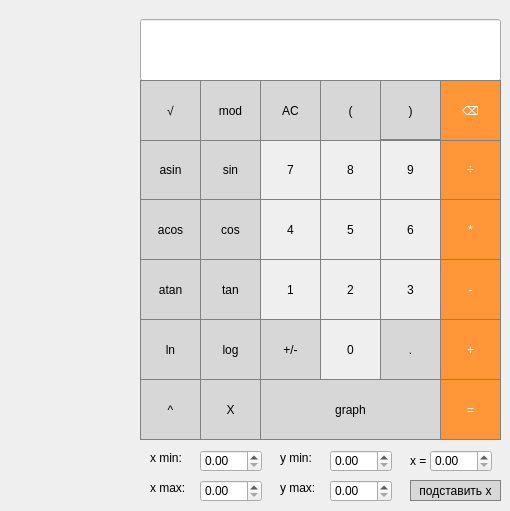
    <widget class="QWidget" name="tab">
     <attribute name="title">
      <string>Базовый</string>
     </attribute>
     <widget class="QPushButton" name="pushButton_atan">
      <property name="geometry">
       <rect>
        <x>140</x>
        <y>259</y>
        <width>61</width>
        <height>61</height>
       </rect>
      </property>
      <property name="styleSheet">
       <string notr="true">QPushButton {
  background-color: rgb(215, 215, 215);
  border: 1px solid gray;
  color: black
}
QPushButton:pressed {
    background-color: qlineargradient(x1: 0, y1: 0, x2: 0, y2: 1,
                                      stop: 0 #BEBEBE, stop: 1 #D7D7D7);
}</string>
      </property>
      <property name="text">
       <string>atan</string>
      </property>
     </widget>
     <widget class="QPushButton" name="pushButton_sum">
      <property name="geometry">
       <rect>
        <x>440</x>
        <y>319</y>
        <width>61</width>
        <height>61</height>
       </rect>
      </property>
      <property name="styleSheet">
       <string notr="true">QPushButton {
  background-color: rgb(255, 151, 57);
  color: white; 
  border: 1px solid gray;
}

QPushButton:pressed {
    background-color: qlineargradient(x1: 0, y1: 0, x2: 0, y2: 1,
                                      stop: 0 #FF7832, stop: 1 #FF9739);
}</string>
      </property>
      <property name="text">
       <string>+</string>
      </property>
     </widget>
     <widget class="QPushButton" name="pushButton_acos">
      <property name="geometry">
       <rect>
        <x>140</x>
        <y>199</y>
        <width>61</width>
        <height>61</height>
       </rect>
      </property>
      <property name="styleSheet">
       <string notr="true">QPushButton {
  background-color: rgb(215, 215, 215);
  border: 1px solid gray;
  color: black
}
QPushButton:pressed {
    background-color: qlineargradient(x1: 0, y1: 0, x2: 0, y2: 1,
                                      stop: 0 #BEBEBE, stop: 1 #D7D7D7);
}</string>
      </property>
      <property name="text">
       <string>acos</string>
      </property>
     </widget>
     <widget class="QPushButton" name="pushButton_cos">
      <property name="geometry">
       <rect>
        <x>200</x>
        <y>199</y>
        <width>61</width>
        <height>61</height>
       </rect>
      </property>
      <property name="styleSheet">
       <string notr="true">QPushButton {
  background-color: rgb(215, 215, 215);
  border: 1px solid gray;
  color: black
}
QPushButton:pressed {
    background-color: qlineargradient(x1: 0, y1: 0, x2: 0, y2: 1,
                                      stop: 0 #BEBEBE, stop: 1 #D7D7D7);
}</string>
      </property>
      <property name="text">
       <string>cos</string>
      </property>
     </widget>
     <widget class="QPushButton" name="pushButton_0">
      <property name="geometry">
       <rect>
        <x>320</x>
        <y>319</y>
        <width>61</width>
        <height>61</height>
       </rect>
      </property>
      <property name="styleSheet">
       <string notr="true">QPushButton {
   border: 1px solid gray;
   color: black
}
QPushButton:pressed {
    background-color: qlineargradient(x1: 0, y1: 0, x2: 0, y2: 1,
                                      stop: 0 #dadbde, stop: 1 #f6f7fa);
}</string>
      </property>
      <property name="text">
       <string>0</string>
      </property>
     </widget>
     <widget class="QPushButton" name="pushButton_1">
      <property name="geometry">
       <rect>
        <x>260</x>
        <y>259</y>
        <width>61</width>
        <height>61</height>
       </rect>
      </property>
      <property name="styleSheet">
       <string notr="true">QPushButton {
   border: 1px solid gray;
   color: black
}
QPushButton:pressed {
    background-color: qlineargradient(x1: 0, y1: 0, x2: 0, y2: 1,
                                      stop: 0 #dadbde, stop: 1 #f6f7fa);
}</string>
      </property>
      <property name="text">
       <string>1</string>
      </property>
     </widget>
     <widget class="QPushButton" name="pushButton_eq">
      <property name="geometry">
       <rect>
        <x>440</x>
        <y>379</y>
        <width>61</width>
        <height>61</height>
       </rect>
      </property>
      <property name="styleSheet">
       <string notr="true">QPushButton {
  background-color: rgb(255, 151, 57);
  color: white; 
  border: 1px solid gray;
}

QPushButton:pressed {
    background-color: qlineargradient(x1: 0, y1: 0, x2: 0, y2: 1,
                                      stop: 0 #FF7832, stop: 1 #FF9739);
}</string>
      </property>
      <property name="text">
       <string>=</string>
      </property>
     </widget>
     <widget class="QPushButton" name="pushButton_sin">
      <property name="geometry">
       <rect>
        <x>200</x>
        <y>139</y>
        <width>61</width>
        <height>61</height>
       </rect>
      </property>
      <property name="styleSheet">
       <string notr="true">QPushButton {
  background-color: rgb(215, 215, 215);
  border: 1px solid gray;
  color: black
}
QPushButton:pressed {
    background-color: qlineargradient(x1: 0, y1: 0, x2: 0, y2: 1,
                                      stop: 0 #BEBEBE, stop: 1 #D7D7D7);
}</string>
      </property>
      <property name="text">
       <string>sin</string>
      </property>
     </widget>
     <widget class="QPushButton" name="pushButton_4">
      <property name="geometry">
       <rect>
        <x>260</x>
        <y>199</y>
        <width>61</width>
        <height>61</height>
       </rect>
      </property>
      <property name="styleSheet">
       <string notr="true">QPushButton {
   border: 1px solid gray;
   color: black
}
QPushButton:pressed {
    background-color: qlineargradient(x1: 0, y1: 0, x2: 0, y2: 1,
                                      stop: 0 #dadbde, stop: 1 #f6f7fa);
}</string>
      </property>
      <property name="text">
       <string>4</string>
      </property>
     </widget>
     <widget class="QPushButton" name="pushButton_sub">
      <property name="geometry">
       <rect>
        <x>440</x>
        <y>259</y>
        <width>61</width>
        <height>61</height>
       </rect>
      </property>
      <property name="styleSheet">
       <string notr="true">QPushButton {
  background-color: rgb(255, 151, 57);
  color: white; 
  border: 1px solid gray;
}

QPushButton:pressed {
    background-color: qlineargradient(x1: 0, y1: 0, x2: 0, y2: 1,
                                      stop: 0 #FF7832, stop: 1 #FF9739);
}</string>
      </property>
      <property name="text">
       <string>-</string>
      </property>
     </widget>
     <widget class="QLineEdit" name="lineEdit">
      <property name="geometry">
       <rect>
        <x>140</x>
        <y>19</y>
        <width>361</width>
        <height>62</height>
       </rect>
      </property>
      <property name="font">
       <font>
        <pointsize>20</pointsize>
       </font>
      </property>
      <property name="styleSheet">
       <string notr="true">QLineEdit {
  qproperty-alignment: 'AlignVCenter | AlignRight';
  border: 1px solid gray;
  color: black
}

background-color : white;</string>
      </property>
     </widget>
     <widget class="QPushButton" name="pushButton_div">
      <property name="geometry">
       <rect>
        <x>440</x>
        <y>139</y>
        <width>61</width>
        <height>61</height>
       </rect>
      </property>
      <property name="styleSheet">
       <string notr="true">QPushButton {
  background-color: rgb(255, 151, 57);
  color: white; 
  border: 1px solid gray;
}

QPushButton:pressed {
    background-color: qlineargradient(x1: 0, y1: 0, x2: 0, y2: 1,
                                      stop: 0 #FF7832, stop: 1 #FF9739);
}</string>
      </property>
      <property name="text">
       <string>÷</string>
      </property>
     </widget>
     <widget class="QPushButton" name="pushButton_x">
      <property name="geometry">
       <rect>
        <x>200</x>
        <y>379</y>
        <width>61</width>
        <height>61</height>
       </rect>
      </property>
      <property name="styleSheet">
       <string notr="true">QPushButton {
  background-color: rgb(215, 215, 215);
  border: 1px solid gray;
  color: black
}
QPushButton:pressed {
    background-color: qlineargradient(x1: 0, y1: 0, x2: 0, y2: 1,
                                      stop: 0 #BEBEBE, stop: 1 #D7D7D7);
}</string>
      </property>
      <property name="text">
       <string>X</string>
      </property>
     </widget>
     <widget class="QPushButton" name="pushButton_5">
      <property name="geometry">
       <rect>
        <x>320</x>
        <y>199</y>
        <width>61</width>
        <height>61</height>
       </rect>
      </property>
      <property name="styleSheet">
       <string notr="true">QPushButton {
   border: 1px solid gray;
   color: black
}
QPushButton:pressed {
    background-color: qlineargradient(x1: 0, y1: 0, x2: 0, y2: 1,
                                      stop: 0 #dadbde, stop: 1 #f6f7fa);
}</string>
      </property>
      <property name="text">
       <string>5</string>
      </property>
     </widget>
     <widget class="QPushButton" name="pushButton_detete">
      <property name="geometry">
       <rect>
        <x>440</x>
        <y>80</y>
        <width>61</width>
        <height>61</height>
       </rect>
      </property>
      <property name="styleSheet">
       <string notr="true">QPushButton {
  background-color: rgb(255, 151, 57);
  color: white; 
  border: 1px solid gray;
}

QPushButton:pressed {
    background-color: qlineargradient(x1: 0, y1: 0, x2: 0, y2: 1,
                                      stop: 0 #FF7832, stop: 1 #FF9739);
}</string>
      </property>
      <property name="text">
       <string>⌫</string>
      </property>
     </widget>
     <widget class="QPushButton" name="pushButton_7">
      <property name="geometry">
       <rect>
        <x>260</x>
        <y>139</y>
        <width>61</width>
        <height>61</height>
       </rect>
      </property>
      <property name="styleSheet">
       <string notr="true">QPushButton {
   border: 1px solid gray;
   color: black
}
QPushButton:pressed {
    background-color: qlineargradient(x1: 0, y1: 0, x2: 0, y2: 1,
                                      stop: 0 #dadbde, stop: 1 #f6f7fa);
}</string>
      </property>
      <property name="text">
       <string>7</string>
      </property>
     </widget>
     <widget class="QPushButton" name="pushButton_log">
      <property name="geometry">
       <rect>
        <x>200</x>
        <y>319</y>
        <width>61</width>
        <height>61</height>
       </rect>
      </property>
      <property name="styleSheet">
       <string notr="true">QPushButton {
  background-color: rgb(215, 215, 215);
  border: 1px solid gray;
  color: black
}
QPushButton:pressed {
    background-color: qlineargradient(x1: 0, y1: 0, x2: 0, y2: 1,
                                      stop: 0 #BEBEBE, stop: 1 #D7D7D7);
}</string>
      </property>
      <property name="text">
       <string>log</string>
      </property>
     </widget>
     <widget class="QPushButton" name="pushButton_3">
      <property name="geometry">
       <rect>
        <x>380</x>
        <y>259</y>
        <width>61</width>
        <height>61</height>
       </rect>
      </property>
      <property name="styleSheet">
       <string notr="true">QPushButton {
   border: 1px solid gray;
   color: black
}
QPushButton:pressed {
    background-color: qlineargradient(x1: 0, y1: 0, x2: 0, y2: 1,
                                      stop: 0 #dadbde, stop: 1 #f6f7fa);
}</string>
      </property>
      <property name="text">
       <string>3</string>
      </property>
     </widget>
     <widget class="QPushButton" name="pushButton_8">
      <property name="geometry">
       <rect>
        <x>320</x>
        <y>139</y>
        <width>61</width>
        <height>61</height>
       </rect>
      </property>
      <property name="styleSheet">
       <string notr="true">QPushButton {
   border: 1px solid gray;
   color: black
}
QPushButton:pressed {
    background-color: qlineargradient(x1: 0, y1: 0, x2: 0, y2: 1,
                                      stop: 0 #dadbde, stop: 1 #f6f7fa);
}</string>
      </property>
      <property name="text">
       <string>8</string>
      </property>
     </widget>
     <widget class="QPushButton" name="pushButton_mod">
      <property name="geometry">
       <rect>
        <x>200</x>
        <y>80</y>
        <width>61</width>
        <height>61</height>
       </rect>
      </property>
      <property name="styleSheet">
       <string notr="true">QPushButton {
  background-color: rgb(215, 215, 215);
  border: 1px solid gray;
  color: black
}
QPushButton:pressed {
    background-color: qlineargradient(x1: 0, y1: 0, x2: 0, y2: 1,
                                      stop: 0 #BEBEBE, stop: 1 #D7D7D7);
}</string>
      </property>
      <property name="text">
       <string>mod</string>
      </property>
     </widget>
     <widget class="QPushButton" name="pushButton_un">
      <property name="geometry">
       <rect>
        <x>260</x>
        <y>319</y>
        <width>61</width>
        <height>61</height>
       </rect>
      </property>
      <property name="styleSheet">
       <string notr="true">QPushButton {
  background-color: rgb(215, 215, 215);
  border: 1px solid gray;
  color: black
}
QPushButton:pressed {
    background-color: qlineargradient(x1: 0, y1: 0, x2: 0, y2: 1,
                                      stop: 0 #BEBEBE, stop: 1 #D7D7D7);
}</string>
      </property>
      <property name="text">
       <string>+/-</string>
      </property>
     </widget>
     <widget class="QPushButton" name="pushButton_asin">
      <property name="geometry">
       <rect>
        <x>140</x>
        <y>139</y>
        <width>61</width>
        <height>61</height>
       </rect>
      </property>
      <property name="styleSheet">
       <string notr="true">QPushButton {
  background-color: rgb(215, 215, 215);
  border: 1px solid gray;
  color: black
}
QPushButton:pressed {
    background-color: qlineargradient(x1: 0, y1: 0, x2: 0, y2: 1,
                                      stop: 0 #BEBEBE, stop: 1 #D7D7D7);
}</string>
      </property>
      <property name="text">
       <string>asin</string>
      </property>
     </widget>
     <widget class="QPushButton" name="pushButton_tan">
      <property name="geometry">
       <rect>
        <x>200</x>
        <y>259</y>
        <width>61</width>
        <height>61</height>
       </rect>
      </property>
      <property name="styleSheet">
       <string notr="true">QPushButton {
  background-color: rgb(215, 215, 215);
  border: 1px solid gray;
  color: black
}
QPushButton:pressed {
    background-color: qlineargradient(x1: 0, y1: 0, x2: 0, y2: 1,
                                      stop: 0 #BEBEBE, stop: 1 #D7D7D7);
}</string>
      </property>
      <property name="text">
       <string>tan</string>
      </property>
     </widget>
     <widget class="QPushButton" name="pushButton_mult">
      <property name="geometry">
       <rect>
        <x>440</x>
        <y>199</y>
        <width>61</width>
        <height>61</height>
       </rect>
      </property>
      <property name="styleSheet">
       <string notr="true">QPushButton {
  background-color: rgb(255, 151, 57);
  color: white; 
  border: 1px solid gray;
}

QPushButton:pressed {
    background-color: qlineargradient(x1: 0, y1: 0, x2: 0, y2: 1,
                                      stop: 0 #FF7832, stop: 1 #FF9739);
}</string>
      </property>
      <property name="text">
       <string>*</string>
      </property>
     </widget>
     <widget class="QPushButton" name="pushButton_braceC">
      <property name="geometry">
       <rect>
        <x>380</x>
        <y>80</y>
        <width>61</width>
        <height>61</height>
       </rect>
      </property>
      <property name="styleSheet">
       <string notr="true">QPushButton {
  background-color: rgb(215, 215, 215);
  border: 1px solid gray;
  color: black
}
QPushButton:pressed {
    background-color: qlineargradient(x1: 0, y1: 0, x2: 0, y2: 1,
                                      stop: 0 #BEBEBE, stop: 1 #D7D7D7);
}</string>
      </property>
      <property name="text">
       <string>)</string>
      </property>
     </widget>
     <widget class="QPushButton" name="pushButton_sqrt">
      <property name="geometry">
       <rect>
        <x>140</x>
        <y>80</y>
        <width>61</width>
        <height>61</height>
       </rect>
      </property>
      <property name="styleSheet">
       <string notr="true">QPushButton {
  background-color: rgb(215, 215, 215);
  border: 1px solid gray;
  color: black
}
QPushButton:pressed {
    background-color: qlineargradient(x1: 0, y1: 0, x2: 0, y2: 1,
                                      stop: 0 #BEBEBE, stop: 1 #D7D7D7);
}</string>
      </property>
      <property name="text">
       <string>√</string>
      </property>
     </widget>
     <widget class="QPushButton" name="pushButtonAC">
      <property name="geometry">
       <rect>
        <x>260</x>
        <y>80</y>
        <width>61</width>
        <height>61</height>
       </rect>
      </property>
      <property name="styleSheet">
       <string notr="true">QPushButton {
  background-color: rgb(215, 215, 215);
  border: 1px solid gray;
  color: black
}
QPushButton:pressed {
    background-color: qlineargradient(x1: 0, y1: 0, x2: 0, y2: 1,
                                      stop: 0 #BEBEBE, stop: 1 #D7D7D7);
}</string>
      </property>
      <property name="text">
       <string>AC</string>
      </property>
     </widget>
     <widget class="QPushButton" name="pushButton_ln">
      <property name="geometry">
       <rect>
        <x>140</x>
        <y>319</y>
        <width>61</width>
        <height>61</height>
       </rect>
      </property>
      <property name="styleSheet">
       <string notr="true">QPushButton {
  background-color: rgb(215, 215, 215);
  border: 1px solid gray;
  color: black
}
QPushButton:pressed {
    background-color: qlineargradient(x1: 0, y1: 0, x2: 0, y2: 1,
                                      stop: 0 #BEBEBE, stop: 1 #D7D7D7);
}</string>
      </property>
      <property name="text">
       <string>ln</string>
      </property>
     </widget>
     <widget class="QPushButton" name="pushButton_braceO">
      <property name="geometry">
       <rect>
        <x>320</x>
        <y>80</y>
        <width>61</width>
        <height>61</height>
       </rect>
      </property>
      <property name="styleSheet">
       <string notr="true">QPushButton {
  background-color: rgb(215, 215, 215);
  border: 1px solid gray;
  color: black
}
QPushButton:pressed {
    background-color: qlineargradient(x1: 0, y1: 0, x2: 0, y2: 1,
                                      stop: 0 #BEBEBE, stop: 1 #D7D7D7);
}</string>
      </property>
      <property name="text">
       <string>(</string>
      </property>
     </widget>
     <widget class="QPushButton" name="pushButton_2">
      <property name="geometry">
       <rect>
        <x>320</x>
        <y>259</y>
        <width>61</width>
        <height>61</height>
       </rect>
      </property>
      <property name="styleSheet">
       <string notr="true">QPushButton {
   border: 1px solid gray;
   color: black
}
QPushButton:pressed {
    background-color: qlineargradient(x1: 0, y1: 0, x2: 0, y2: 1,
                                      stop: 0 #dadbde, stop: 1 #f6f7fa);
}</string>
      </property>
      <property name="text">
       <string>2</string>
      </property>
     </widget>
     <widget class="QPushButton" name="pushButton_9">
      <property name="geometry">
       <rect>
        <x>380</x>
        <y>139</y>
        <width>61</width>
        <height>61</height>
       </rect>
      </property>
      <property name="styleSheet">
       <string notr="true">QPushButton {
   border: 1px solid gray;
   color: black
}
QPushButton:pressed {
    background-color: qlineargradient(x1: 0, y1: 0, x2: 0, y2: 1,
                                      stop: 0 #dadbde, stop: 1 #f6f7fa);
}</string>
      </property>
      <property name="text">
       <string>9</string>
      </property>
     </widget>
     <widget class="QPushButton" name="pushButton_dot">
      <property name="geometry">
       <rect>
        <x>380</x>
        <y>319</y>
        <width>61</width>
        <height>61</height>
       </rect>
      </property>
      <property name="styleSheet">
       <string notr="true">QPushButton {
  background-color: rgb(215, 215, 215);
  border: 1px solid gray;
  color: black
}
QPushButton:pressed {
    background-color: qlineargradient(x1: 0, y1: 0, x2: 0, y2: 1,
                                      stop: 0 #BEBEBE, stop: 1 #D7D7D7);
}</string>
      </property>
      <property name="text">
       <string>.</string>
      </property>
     </widget>
     <widget class="QPushButton" name="pushButton_pow">
      <property name="geometry">
       <rect>
        <x>140</x>
        <y>379</y>
        <width>61</width>
        <height>61</height>
       </rect>
      </property>
      <property name="styleSheet">
       <string notr="true">QPushButton {
  background-color: rgb(215, 215, 215);
  border: 1px solid gray;
  color: black
}
QPushButton:pressed {
    background-color: qlineargradient(x1: 0, y1: 0, x2: 0, y2: 1,
                                      stop: 0 #BEBEBE, stop: 1 #D7D7D7);
}</string>
      </property>
      <property name="text">
       <string>^</string>
      </property>
     </widget>
     <widget class="QPushButton" name="pushButton_graph">
      <property name="geometry">
       <rect>
        <x>260</x>
        <y>379</y>
        <width>181</width>
        <height>61</height>
       </rect>
      </property>
      <property name="styleSheet">
       <string notr="true">QPushButton {
  background-color: rgb(215, 215, 215);
  border: 1px solid gray;
  color: black
}
QPushButton:pressed {
    background-color: qlineargradient(x1: 0, y1: 0, x2: 0, y2: 1,
                                      stop: 0 #BEBEBE, stop: 1 #D7D7D7);
}</string>
      </property>
      <property name="text">
       <string>graph</string>
      </property>
     </widget>
     <widget class="QPushButton" name="pushButton_6">
      <property name="geometry">
       <rect>
        <x>380</x>
        <y>199</y>
        <width>61</width>
        <height>61</height>
       </rect>
      </property>
      <property name="styleSheet">
       <string notr="true">QPushButton {
   border: 1px solid gray;
   color: black
}
QPushButton:pressed {
    background-color: qlineargradient(x1: 0, y1: 0, x2: 0, y2: 1,
                                      stop: 0 #dadbde, stop: 1 #f6f7fa);
}</string>
      </property>
      <property name="text">
       <string>6</string>
      </property>
     </widget>
     <widget class="QDoubleSpinBox" name="doubleSpinBox_xmin">
      <property name="geometry">
       <rect>
        <x>200</x>
        <y>450</y>
        <width>62</width>
        <height>22</height>
       </rect>
      </property>
      <property name="styleSheet">
       <string notr="true">QDoubleSpinBox {color: black;}</string>
      </property>
     </widget>
     <widget class="QDoubleSpinBox" name="doubleSpinBox_xmax">
      <property name="geometry">
       <rect>
        <x>200</x>
        <y>480</y>
        <width>62</width>
        <height>22</height>
       </rect>
      </property>
      <property name="styleSheet">
       <string notr="true">QDoubleSpinBox {color: black;}</string>
      </property>
     </widget>
     <widget class="QDoubleSpinBox" name="doubleSpinBox_ymin">
      <property name="geometry">
       <rect>
        <x>330</x>
        <y>450</y>
        <width>62</width>
        <height>22</height>
       </rect>
      </property>
      <property name="styleSheet">
       <string notr="true">QDoubleSpinBox {color: black;}</string>
      </property>
     </widget>
     <widget class="QDoubleSpinBox" name="doubleSpinBox_ymax">
      <property name="geometry">
       <rect>
        <x>330</x>
        <y>480</y>
        <width>62</width>
        <height>22</height>
       </rect>
      </property>
      <property name="styleSheet">
       <string notr="true">QDoubleSpinBox {color: black;}</string>
      </property>
     </widget>
     <widget class="QLabel" name="label_19">
      <property name="geometry">
       <rect>
        <x>150</x>
        <y>450</y>
        <width>41</width>
        <height>16</height>
       </rect>
      </property>
      <property name="styleSheet">
       <string notr="true">QLabel {color: black;}</string>
      </property>
      <property name="text">
       <string>x min:</string>
      </property>
     </widget>
     <widget class="QLabel" name="label_20">
      <property name="geometry">
       <rect>
        <x>150</x>
        <y>480</y>
        <width>41</width>
        <height>16</height>
       </rect>
      </property>
      <property name="styleSheet">
       <string notr="true">QLabel {color: black;}</string>
      </property>
      <property name="text">
       <string>x max:</string>
      </property>
     </widget>
     <widget class="QLabel" name="label_21">
      <property name="geometry">
       <rect>
        <x>280</x>
        <y>450</y>
        <width>41</width>
        <height>16</height>
       </rect>
      </property>
      <property name="styleSheet">
       <string notr="true">QLabel {color: black;}</string>
      </property>
      <property name="text">
       <string>y min:</string>
      </property>
     </widget>
     <widget class="QLabel" name="label_22">
      <property name="geometry">
       <rect>
        <x>280</x>
        <y>480</y>
        <width>41</width>
        <height>16</height>
       </rect>
      </property>
      <property name="styleSheet">
       <string notr="true">QLabel {color: black;}</string>
      </property>
      <property name="text">
       <string>y max:</string>
      </property>
     </widget>
     <widget class="QDoubleSpinBox" name="doubleSpinBox_xValue">
      <property name="geometry">
       <rect>
        <x>430</x>
        <y>450</y>
        <width>62</width>
        <height>22</height>
       </rect>
      </property>
      <property name="styleSheet">
       <string notr="true">QDoubleSpinBox {color: black;}</string>
      </property>
     </widget>
     <widget class="QLabel" name="label_23">
      <property name="geometry">
       <rect>
        <x>410</x>
        <y>450</y>
        <width>21</width>
        <height>21</height>
       </rect>
      </property>
      <property name="styleSheet">
       <string notr="true">QLabel {color: black;}</string>
      </property>
      <property name="text">
       <string>x = </string>
      </property>
     </widget>
     <widget class="QPushButton" name="pushButton_xValue">
      <property name="geometry">
       <rect>
        <x>410</x>
        <y>480</y>
        <width>91</width>
        <height>21</height>
       </rect>
      </property>
      <property name="styleSheet">
       <string notr="true">QPushButton {
  background-color: rgb(215, 215, 215);
  border: 1px solid gray;
  color: black
}
QPushButton:pressed {
    background-color: qlineargradient(x1: 0, y1: 0, x2: 0, y2: 1,
                                      stop: 0 #BEBEBE, stop: 1 #D7D7D7);
}</string>
      </property>
      <property name="text">
       <string>подставить x</string>
      </property>
     </widget>
    </widget>
